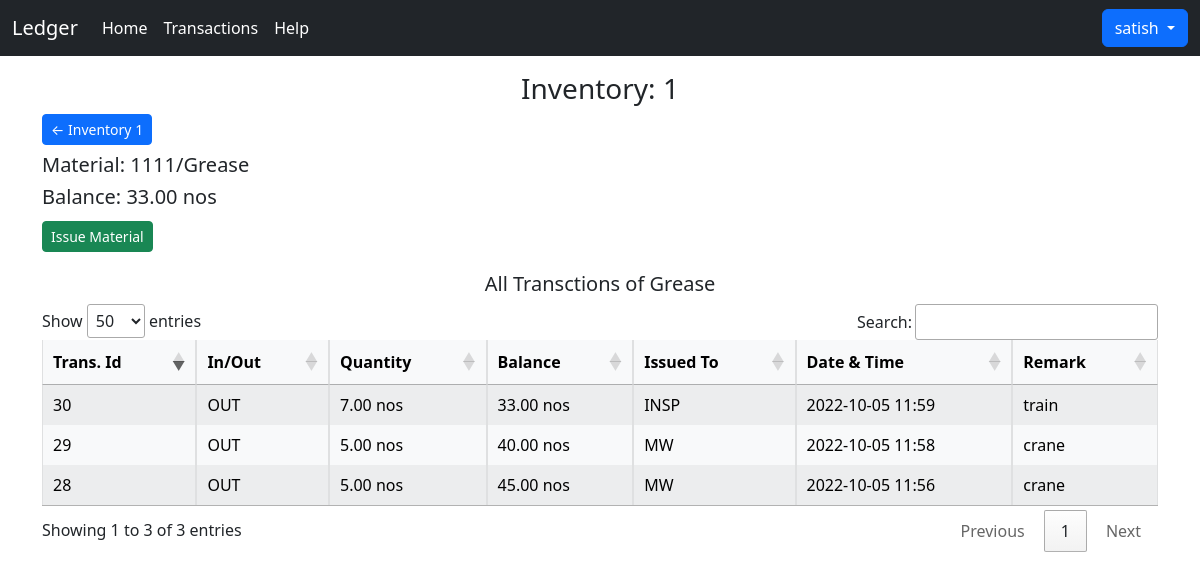
The app's page /transactions/inventory/1/material_code/1111 (signed in) with its own data.
### home/models.py (models this page shows, shortened)
class Inventory1(models.Model):
    id = models.AutoField(primary_key=True)
    inv_id = models.CharField(max_length=20)
    material_code = models.CharField(max_length=100, unique=True)
    material_name = models.CharField(max_length=200)
    balance = models.DecimalField(max_digits=10, decimal_places=2)
    unit = models.CharField(max_length=20)
    remark = models.CharField(max_length=200)

class Transactions(models.Model):
    id = models.AutoField(primary_key=True)
    inv_id = models.CharField(max_length=20)
    material_code = models.CharField(max_length=100)
    material_name = models.CharField(max_length=200)
    in_out = models.CharField(max_length=10)
    quantity = models.DecimalField(max_digits=10, decimal_places=2)
    balance = models.DecimalField(max_digits=10, decimal_places=2)
    unit = models.CharField(max_length=20)
    issued_to = models.CharField(max_length=200)
    dateTime = models.DateTimeField(default=datetime.now, blank=True)
    remark = models.CharField(max_length=200)

### home/views.py (the view, shortened to what this page needs)
# urls.py: path('transactions/inventory/<str:inv_id>/material_code/<str:mat_code>',
def transactions(request, inv_id, mat_code):
    if request.user.is_anonymous:
        return redirect('/')
    material = Inventory1.objects.get(material_code=mat_code)
    form = TransactionsForm()
    mat_trans = Transactions.objects.filter(
        inv_id=inv_id, material_code=mat_code)
    context = {'form': form, 'mat_trans': mat_trans, 'inv_id': inv_id,
               'mat_code': mat_code, 'mat_name': material.material_name, 'balance': material.balance, 'unit': material.unit}
    return render(request, 'transactions.html', context)

### home/forms.py
class TransactionsForm(forms.ModelForm):
    class Meta:
        model = Transactions
        fields = "__all__"
        exclude = ('material_code', 'material_name',
                   'inv_id', 'balance', 'dateTime', 'unit')
    CHOICES = [('OUT', 'OUT'), ('IN', 'IN')]
    in_out = forms.ChoiceField(choices=CHOICES)
    def __init__(self, *args, **kwargs):
        super(TransactionsForm, self).__init__(*args, **kwargs)
        self.fields['in_out'].label = 'IN/OUT'
        for visible in self.visible_fields():
            visible.field.widget.attrs['class'] = 'form-control my-2'

### templates/transactions.html (shortened to what this page needs)
{% extends 'base.html' %}
{% block body %}
<div class="container my-3 ">
    <h3 class="text-center">Inventory: {{inv_id}}</h3>
    <a href='/inventory/{{inv_id}}' class='btn btn-primary btn-sm mb-2'>&larr; Inventory {{inv_id}}</a>
    <h5>Material: {{mat_code}}/{{mat_name}}</h5>
    <h5>Balance: {{balance}} {{unit}}</h5>
    <button type="button" class="btn btn-success btn-sm my-1" data-bs-toggle="modal" data-bs-target="#exampleModal">
        Issue Material
    </button>
    <div class="mt-3  mb-0 ">
        <div class="mb-3 ">
            <h5 class="text-center">All Transctions of {{mat_name}}</h5>
            <table id="table_id" class="table-light table table-striped table-bordered w-100">
                <thead>
                    <tr>
                        <th>Trans. Id</th>
                        <th>In/Out</th>
                        <th>Quantity</th>
                        <th>Balance</th>
                        <th>Issued To</th>
                        <th>Date & Time</th>
                        <th>Remark</th>
                    </tr>
                </thead>
                <tbody>
                    {% for entry in mat_trans %}
                    <tr>
                        <td>{{entry.id}}</td>
                        <td>{{entry.in_out}}</td>
                        <td>{{entry.quantity}} {{unit}}</td>
                        <td>{{entry.balance}} {{unit}}</td>
                        <td>{{entry.issued_to}}</td>
                        <td>{{entry.dateTime | date:'Y-m-d H:i'}}</td>
                        <td>{{entry.remark}}</td>
                    </tr>
                    {% endfor %}
                </tbody>
            </table>
            <link href="https://cdn.datatables.net/1.11.3/css/jquery.dataTables.min.css" rel="stylesheet">
        </div>
    </div>
</div>
{% endblock body %}

### templates/header.html (shortened to what this page needs)
<nav class="navbar navbar-expand-lg navbar-dark bg-dark">
    <div class="container-fluid">
        <a class="navbar-brand" href="/">Ledger</a>
        <div class="collapse navbar-collapse" id="navbarSupportedContent">
            <ul class="navbar-nav me-auto mb-2 mb-lg-0">
                <li class="nav-item">
                    <a class="nav-link active" aria-current="page" href="/">Home</a>
                </li>
                <li class="nav-item">
                    <a class="nav-link active" aria-current="page" href="/alltransactions">Transactions</a>
                </li>
                <li class="nav-item">
                    <a class="nav-link active" href="/help">Help</a>
                </li>
            </ul>
            <div class="btn-group">
                <button id="userMenu" type="button" class="btn btn-primary dropdown-toggle" data-bs-toggle="dropdown"
                    aria-expanded="false" value="">
                    {{request.user}}
                </button>
            </div>
        </div>
    </div>
</nav>

### records on screen
Inventory1: material_name "Grease", balance "33.00", unit "nos"
Transactions: id "28", in_out "OUT", quantity "5.00", balance "45.00", issued_to "MW", dateTime "2022-10-05 11:56", remark "crane"
Transactions: id "29", in_out "OUT", quantity "5.00", balance "40.00", issued_to "MW", dateTime "2022-10-05 11:58", remark "crane"
Transactions: id "30", in_out "OUT", quantity "7.00", balance "33.00", issued_to "INSP", dateTime "2022-10-05 11:59", remark "train"

### other values on screen
{{ request.user }} "satish"
{{ inv_id }} "1"
{{ mat_code }} "1111"
